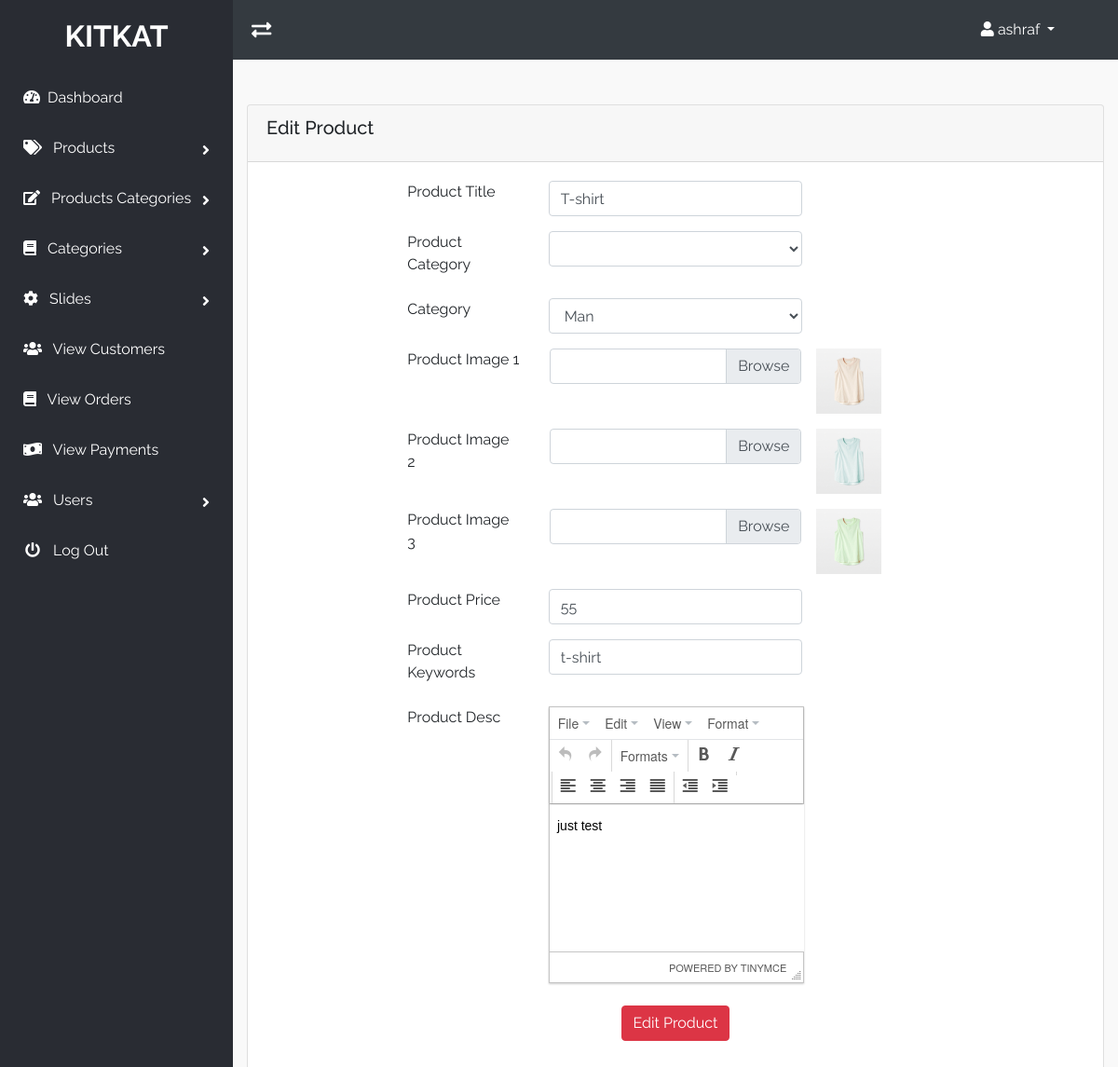
The page /admin_area/index.php?edit_product=1 (signed in) on the database its author committed.
### tables this page shows
CREATE TABLE `products` (
  `product_id` int(10) NOT NULL,
  `p_cat_id` int(10) NOT NULL,
  `cat_id` int(10) NOT NULL,
  `date` timestamp NOT NULL DEFAULT current_timestamp() ON UPDATE current_timestamp(),
  `product_title` text NOT NULL,
  `product_img1` text NOT NULL,
  `product_img2` text NOT NULL,
  `product_img3` text NOT NULL,
  `product_price` int(10) DEFAULT NULL,
  `product_keywords` text NOT NULL,
  `product_desc` text NOT NULL
);

CREATE TABLE `categories` (
  `cat_id` int(10) NOT NULL,
  `cat_title` text NOT NULL,
  `cat_desc` text NOT NULL
);

### admin_area/edit_product.php (the view, shortened to what this page needs)
<?php
if(!isset($_SESSION['admin_email'])){
    echo"<script>window.open('login.php','_self')</script>";
}else {
?>
    <?php
        if(isset($_GET['edit_product'])) {
            $edit_id = $_GET['edit_product'];
            $get_pro = "SELECT * FROM products where product_id = '$edit_id' ";
            $stmt = $con->query($get_pro);
            $run_product = $stmt->fetchAll(PDO::FETCH_CLASS);
            foreach($run_product as $run_pro) {
                $p_title        = $run_pro->product_title;
                $cat            = $run_pro->cat_id;
                $p_image1       = $run_pro->product_img1;
                $p_image2       = $run_pro->product_img2;
                $p_image3       = $run_pro->product_img3;
                $p_price        = $run_pro->product_price;
                $p_keywords     = $run_pro->product_keywords;
            }
            $get_cat = "SELECT * FROM categories  WHERE cat_id ='$cat' ";
            $stmt = $con->query($get_cat);
            $run_cat = $stmt->fetchAll(PDO::FETCH_CLASS);
            foreach($run_cat as $cat) {
                $cat_title = $cat->cat_title;
                $cat_id = $cat->cat_id;
            }
        }
    ?>
<!DOCTYPE html>
<html lang="en">
<head>
</head>
<body>
    <div class="content">
        <div class="card">
            <div class="card-header">
                <h5 class="card-title"> <i></i> Edit Product</h5>
            </div>
            <div class="card-body mb-5">
                <form method="POST">
                    <div class="form-group row">
                        <label class="col-md-2 offset-md-2">Product Title</label>
                        <div class="col-md-4">
                            <input type="text" class="form-control" name="product_title" value="<?php echo $p_title ?>" required>
                        </div>
                    </div>
                    <div class="form-group row">
                        <label class="col-md-2 offset-md-2">Product Category</label>
                        <div class="col-md-4">
                            <select name="product_cat" class="form-control">
                                <option value="<?php echo $p_cat_id; ?>"> <?php echo $p_cat_title ?> </option>
                                <?php
                                $stmt = $con->query("select * from product_categories");
                                $result = $stmt->fetchAll(PDO::FETCH_CLASS);
                                    foreach($result as $p_cat) {
                                        echo "
                                            <option value=' $p_cat->p_cat_id'> $p_cat->p_cat_title </option>
                                        ";
                                    }
                                ?>
                            </select>
                        </div>
                    </div>
                    <div class="form-group row">
                        <label class="col-md-2 offset-md-2">Category</label>
                        <div class="col-md-4">
                            <select name="cat" class="form-control">
                                <option value="<?php echo $cat_id ?>"> <?php echo $cat_title ?> </option>
                            </select>
                        </div>
                    </div>
                    <div class="form-group row">
                        <label class="col-md-2 offset-md-2">Product Image 1 </label>
                        <div class="col-md-4 custom-file">
                            <label class="custom-file-label mx-3"></label>
                        </div>
                        <div class="float-right">
                                <img src="./product_images/<?php echo $p_image1?>" alt="product" style='width:70px'>
                        </div>
                    </div>
                    <div class="form-group row">
                        <label class="col-md-2 offset-md-2">Product Image 2 </label>
                        <div class="col-md-4 custom-file">
                            <label class="custom-file-label mx-3"></label>
                        </div>
                        <div class="float-right">
                                <img src="./product_images/<?php echo $p_image2?>" alt="product" style='width:70px'>
                        </div>
                    </div>
                    <div class="form-group row">
                        <label class="col-md-2 offset-md-2">Product Image 3 </label>
                        <div class="col-md-4 custom-file">
                            <label class="custom-file-label mx-3"></label>
                        </div>
                        <div class='float-right'>
                            <?php
                                if($p_image3) {
                                    echo "
                                            <img src='./product_images/$p_image3' alt='product' style='width:70px'>
                                        ";
                                }
                            ?>
                        </div>
                        </div>
                    <div class="form-group row">
                        <label class="col-md-2 offset-md-2">Product Price</label>
                        <div class="col-md-4">
                            <input type="number" class="form-control" name="product_price" value="<?php echo $p_price ?>">
                        </div>
                    </div>
                    <div class="form-group row">
                        <label class="col-md-2 offset-md-2">Product Keywords</label>
                        <div class="col-md-4">
                            <input type="text" class="form-control" name="product_keywords" value="<?php echo $p_keywords ?>">
                        </div>
                    </div>
                    <div class="form-group row">
                        <label class="col-md-2 offset-md-2">Product Desc</label>
                        <div class="col-md-4">
                        </div>
                    </div>
                    <div class="text-center mt-4">
                        <input type="submit" class="btn btn-danger" name="update" value="Edit Product">
                    </div>
                </form>
            </div>
        </div>
    </div>
</body>
</html>
<?php
    }
?>

### admin_area/includes/nav.php (shortened to what this page needs)
<div class="header navbar bg-dark">
    <i class="fas fa-exchange-alt fa-lg toggle-sidebar"></i>
    <ul class="list-unstyled m-0 mr-5">
        <li class="dropdown">
            <a href="#" class="dropdown-toggle" data-toggle="dropdown">
                <i class="fa fa-user"></i> <?php echo $admin_name ?> <b class="caret"></b>
            </a>
        </li>
    </ul>
</div>

### admin_area/css/style.css (style rules this page uses)
body { font-family:'Raleway', sans-serif;background:#ffffff }
h1,h2,h3,h4,h5,h6,p,span { font-family:'Raleway', sans-serif }
a { text-decoration:none !important;color:#000;-webkit-transition:.3s;transition:.3s }
.btn { cursor:pointer }
.header { background:#292c33;padding:20px }
.header .toggle-sidebar { cursor:pointer;color:#FFF }
.header .dropdown-toggle { color:#FFF }

### rows shown on the page
products: product_title "T-shirt", product_img1 (picture), product_img2 (picture), product_img3 (picture), product_price "55", product_keywords "t-shirt"
categories: cat "Man"

### other values the page prints
$admin_name "ashraf"
